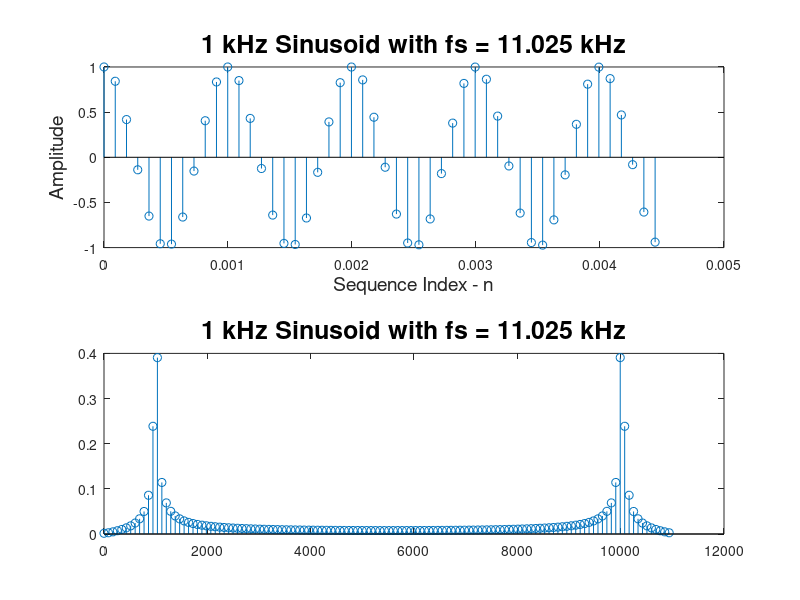

Recreate this plot in MATLAB.
%mducng/SoC/D2/G2touch
% A simple signal
%%%%%%%%%%%%%%%%%%%%%%%%%%%%%%%%%%%%%%%%%%%%%%%%%%%%%%%%%%%%%%%%%%%%%%%%%%%%%%%%
clc; 
clear; 
close all;
%%%%%%%%%%%%%%%%%%%%%%%%%%%%%%%%%%%%%%%%%%%%%%%%%%%%%%%%%%%%%%%%%%%%%%%%%%%%%%%%
N        = 22050;
n        = 0:N-1;
Fs       = 11025;
dt       = 1/Fs;
f        = 1000;
Nfft     = 128;
df       = Fs/Nfft;
tVectors = n*dt;
fVectors = (0:1:Nfft-1)*df;
x1       = cos(2*pi*f*tVectors);
X1       = fft(x1(1:Nfft),Nfft);
figure(1);
subplot(2,1,1);
stem(tVectors(1:50),x1(1:50));
title('1 kHz Sinusoid with fs = 11.025 kHz','fontsize',18);
ylabel('Amplitude','fontsize',14);
xlabel('Sequence Index - n','fontsize',14);
subplot(2,1,2);
stem(fVectors,abs(X1/Nfft));
title('1 kHz Sinusoid with fs = 11.025 kHz','fontsize',18);